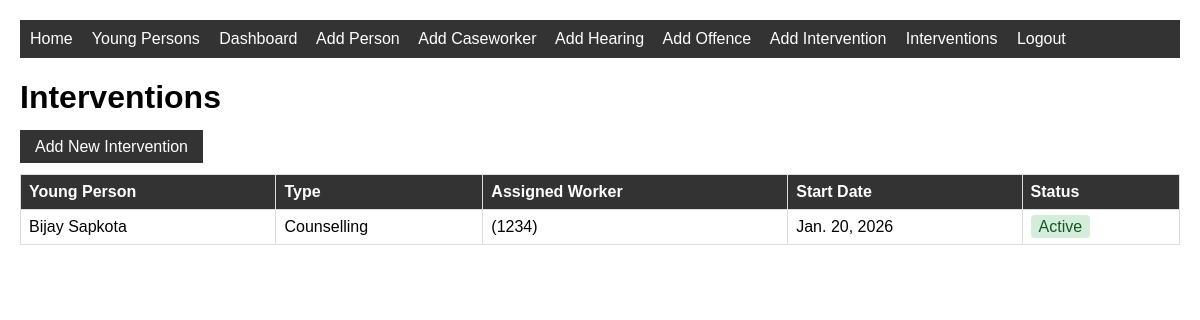
Page /intervention/ (signed in) on the committed database.
### justice/models.py (models this page shows, shortened)
class Intervention(models.Model):
    STATUS_CHOICES = [
        ('active', 'Active'),
        ('completed', 'Completed'),
        ('discontinued', 'Discontinued'),
    ]
    young_person = models.ForeignKey(
        YoungPerson, on_delete=models.CASCADE, related_name='interventions')
    assigned_worker = models.ForeignKey(
        CaseWorker, on_delete=models.SET_NULL, null=True)
    intervention_type = models.CharField(max_length=100)
    start_date = models.DateField()
    end_date = models.DateField(null=True, blank=True)
    status = models.CharField(max_length=20, choices=STATUS_CHOICES)
    outcome = models.TextField(blank=True)

class YoungPerson(models.Model):
    RISK_CHOICES = [
        ('low', 'Low'),
        ('medium', 'Medium'),
        ('high', 'High'),
    ]
    first_name = models.CharField(max_length=100)
    last_name = models.CharField(max_length=100)
    date_of_birth = models.DateField()
    gender = models.CharField(max_length=20)
    postcode = models.CharField(max_length=10)
    risk_level = models.CharField(max_length=10, choices=RISK_CHOICES)
    objects = models.Manager()
    high_risk = HighRiskManager()
    caseworkers = models.ManyToManyField(CaseWorker, blank=True)
    def __str__(self):
        return f"{self.first_name} {self.last_name}"

class CaseWorker(models.Model):
    user = models.OneToOneField(User, on_delete=models.CASCADE)
    employee_id = models.CharField(max_length=20)
    phone = models.CharField(max_length=15)
    department = models.CharField(max_length=100)
    def __str__(self):
        return f"{self.user.get_full_name()} ({self.employee_id})"

### justice/views.py (the view)
# urls.py: path('intervention/', views.InterventionListView.as_view(), name='intervention-list'),
class InterventionListView(LoginRequiredMixin, ListView):
    model = Intervention
    template_name = 'justice/intervention_list.html'
    context_object_name = 'interventions'
    def get_queryset(self):
        return Intervention.objects.select_related(
            'young_person', 'assigned_worker'
        )

### justice/templates/justice/intervention_list.html
{% extends 'justice/base.html' %}
{% block content %}
<h1>Interventions</h1>
<a href="{% url 'justice:intervention-create' %}" class="btn">Add New Intervention</a>
<br><br>
<table>
    <tr>
        <th>Young Person</th>
        <th>Type</th>
        <th>Assigned Worker</th>
        <th>Start Date</th>
        <th>Status</th>
    </tr>
    {% for intervention in interventions %}
    <tr>
        <td>{{ intervention.young_person }}</td>
        <td>{{ intervention.intervention_type }}</td>
        <td>{{ intervention.assigned_worker }}</td>
        <td>{{ intervention.start_date }}</td>
        <td>
            {% if intervention.status == 'active' %}
                <span style="background:#d4edda; color:#155724; padding:3px 8px; border-radius:4px;">Active</span>
            {% elif intervention.status == 'completed' %}
                <span style="background:#cce5ff; color:#004085; padding:3px 8px; border-radius:4px;">Completed</span>
            {% else %}
                <span style="background:#f8d7da; color:#721c24; padding:3px 8px; border-radius:4px;">Discontinued</span>
            {% endif %}
        </td>
    </tr>
    {% empty %}
    <tr>
        <td colspan="5">No interventions found.</td>
    </tr>
    {% endfor %}
</table>
{% endblock %}

### justice/templates/justice/base.html (style rules this page uses)
body { font-family: Arial, sans-serif; margin: 20px; }
table { width: 100%; border-collapse: collapse; }
th, td { border: 1px solid #ddd; padding: 8px; text-align: left; }
th { background-color: #333; color: white; }
.btn { padding: 8px 15px; background: #333; color: white; text-decoration: none; border: none; cursor: pointer; }

### rows in the picture
Intervention: young_person "Bijay Sapkota", intervention_type "Counselling", assigned_worker "(1234)", start_date "Jan. 20, 2026", status "Active"
